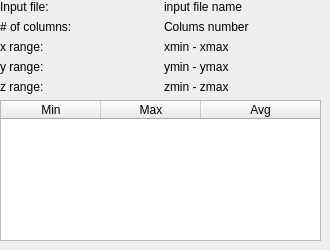
            <widget class="QWidget" name="tab_3">
             <attribute name="title">
              <string>Scalar info</string>
             </attribute>
             <widget class="QWidget" name="layoutWidget_2">
              <property name="geometry">
               <rect>
                <x>0</x>
                <y>0</y>
                <width>321</width>
                <height>241</height>
               </rect>
              </property>
              <layout class="QVBoxLayout" name="verticalLayout_6">
               <item>
                <layout class="QGridLayout" name="gridLayout_4">
                 <item row="1" column="1">
                  <widget class="QLabel" name="rowcolScalar">
                   <property name="text">
                    <string>Colums number</string>
                   </property>
                  </widget>
                 </item>
                 <item row="0" column="1">
                  <widget class="QLabel" name="inputFileScalar">
                   <property name="text">
                    <string>input file name</string>
                   </property>
                  </widget>
                 </item>
                 <item row="2" column="0">
                  <widget class="QLabel" name="label_28">
                   <property name="text">
                    <string>x range:</string>
                   </property>
                  </widget>
                 </item>
                 <item row="3" column="0">
                  <widget class="QLabel" name="label_29">
                   <property name="text">
                    <string>y range:</string>
                   </property>
                  </widget>
                 </item>
                 <item row="2" column="1">
                  <widget class="QLabel" name="xMinMaxScalar">
                   <property name="text">
                    <string>xmin - xmax</string>
                   </property>
                  </widget>
                 </item>
                 <item row="0" column="0">
                  <widget class="QLabel" name="label_24">
                   <property name="text">
                    <string>Input file:</string>
                   </property>
                  </widget>
                 </item>
                 <item row="1" column="0">
                  <widget class="QLabel" name="label_26">
                   <property name="text">
                    <string># of columns:</string>
                   </property>
                  </widget>
                 </item>
                 <item row="3" column="1">
                  <widget class="QLabel" name="yMinMaxScalar">
                   <property name="text">
                    <string>ymin - ymax</string>
                   </property>
                  </widget>
                 </item>
                 <item row="4" column="0">
                  <widget class="QLabel" name="label_30">
                   <property name="text">
                    <string>z range:</string>
                   </property>
                  </widget>
                 </item>
                 <item row="4" column="1">
                  <widget class="QLabel" name="zMinMaxScalar">
                   <property name="text">
                    <string>zmin - zmax</string>
                   </property>
                  </widget>
                 </item>
                </layout>
               </item>
               <item>
                <widget class="QTableWidget" name="scalar_Table">
                 <property name="minimumSize">
                  <size>
                   <width>0</width>
                   <height>0</height>
                  </size>
                 </property>
                 <property name="maximumSize">
                  <size>
                   <width>100000</width>
                   <height>16777215</height>
                  </size>
                 </property>
                 <property name="editTriggers">
                  <set>QAbstractItemView::NoEditTriggers</set>
                 </property>
                 <attribute name="horizontalHeaderDefaultSectionSize">
                  <number>100</number>
                 </attribute>
                 <attribute name="horizontalHeaderMinimumSectionSize">
                  <number>40</number>
                 </attribute>
                 <attribute name="horizontalHeaderStretchLastSection">
                  <bool>true</bool>
                 </attribute>
                 <column>
                  <property name="text">
                   <string>Min</string>
                  </property>
                 </column>
                 <column>
                  <property name="text">
                   <string>Max</string>
                  </property>
                 </column>
                 <column>
                  <property name="text">
                   <string>Avg</string>
                  </property>
                 </column>
                </widget>
               </item>
              </layout>
             </widget>
            </widget>
